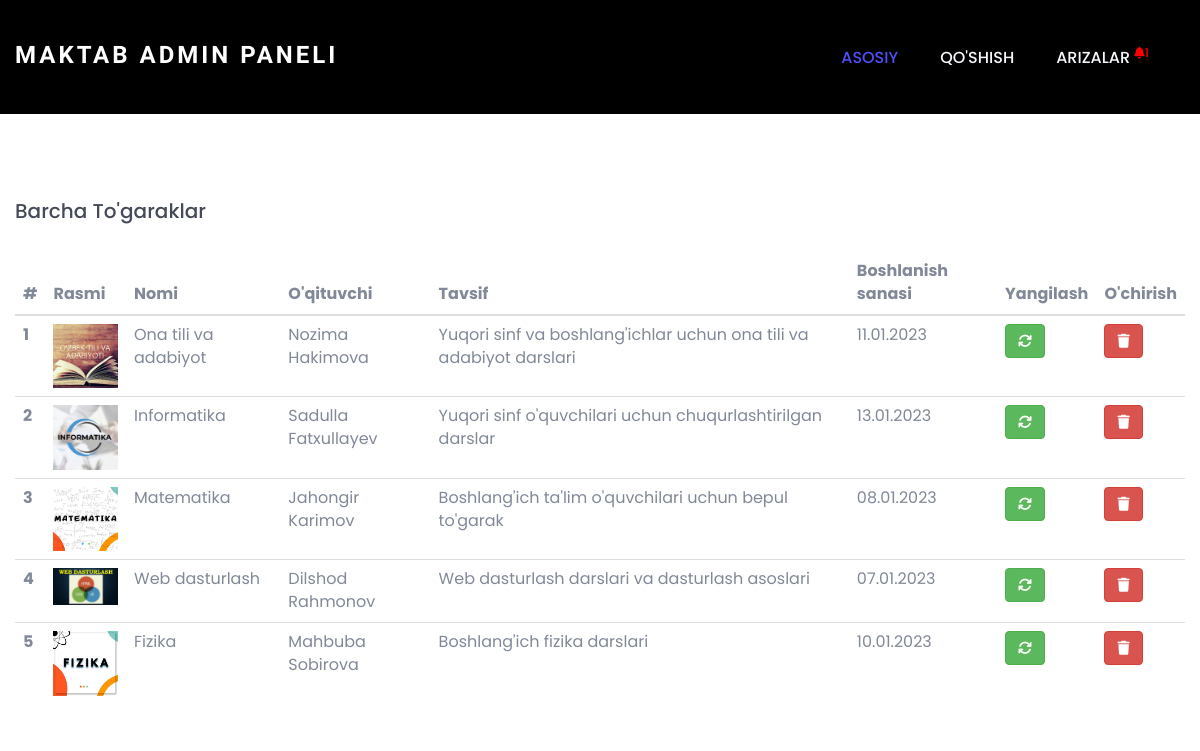
The app's page /panel/index.php (signed in) with its own data.
### tables this page shows
CREATE TABLE `courses` (
  `id` int NOT NULL,
  `name` varchar(150) NOT NULL,
  `teacher` varchar(150) NOT NULL,
  `pic` varchar(150) NOT NULL,
  `description` varchar(150) NOT NULL,
  `start` varchar(50) NOT NULL
);

### panel/index.php (the view, shortened to what this page needs)
<?php include 'inc/header.php'; ?>
<div class="container" style="margin-top: 200px;">
    <div class="row">
        <h5 style="margin-bottom: 30px;">Barcha to'garaklar</h5>
        <table class="table" style="overflow: scroll;">
            <thead>
                <tr>
                    <th scope="col">#</th>
                    <th scope="col">Rasmi</th>
                    <th scope="col">Nomi</th>
                    <th scope="col">O'qituvchi</th>
                    <th scope="col">Tavsif</th>
                    <th scope="col">Boshlanish sanasi</th>
                    <th scope="col">Yangilash</th>
                    <th scope="col">O'chirish</th>
                </tr>
            </thead>
            <tbody>
                <?php
                include './inc/db.php';
                $stmt = $conn->prepare("SELECT * from courses ORDER BY id DESC");
                $stmt->execute();
                $products = $stmt->fetchAll();
                if (count($products) == 0) {
                    $msg = "To'garaklar hali mavjud emas";
                } else {
                    $i = 0;
                    foreach ($products as $row) {
                        $i = $i + 1;
                ?>
                        <tr>
                            <th scope="row"><?= $i; ?></th>
                            <td><img src="./courses/<?= $row['pic']; ?>" alt="productimg" width="70px" height="70px"></td>
                            <td><?= $row['name']; ?></td>
                            <td><?= $row['teacher']; ?></td>
                            <td><?= $row['description']; ?></td>
                            <td><?= $row['start']; ?></td>
                            <td>
                                <form action="update.php" method="GET">
                                    <button class="btn btn-success" title="Buyurtmani yangilash" name="update"><i class="fa-solid fa-arrows-rotate"></i></button>
                                </form>
                            </td>
                            <td>
                                <form action="" method="POST">
                                    <button class="btn btn-danger" title="Buyurtmani o'chirish" name="delete"><i class="fa-solid fa-trash"></i></button>
                                </form>
                            </td>
                        </tr>
                <?php }
                } ?>
            </tbody>
        </table>
    </div>
</div>

### panel/assets/css/bootsnav.css (style rules this page uses)
body { -webkit-transition: all 0.3s ease-in-out; -moz-transition: all 0.3s ease-in-out; -o-transition: all 0.3s ease-in-out; -ms-transition: all 0.3s ease-in-out; transition: all 0.3s ease-in-out; }

### panel/assets/css/style.css (style rules this page uses)
* { padding: 0; margin: 0; }
* { -webkit-box-sizing:border-box; -moz-box-sizing:border-box; -o-box-sizing:border-box; -ms-box-sizing:border-box; box-sizing:border-box; }
body { font-family: 'Poppins', sans-serif; font-size:16px; color:#818998; text-transform:initial; max-width:1920px; margin:0 auto; overflow-x:hidden; }
h1,h2,h3,h4,h5,h6 { margin: 0; color:#444a57; font-size: 20px; font-weight: 500; text-transform: capitalize; }
img { border:none;max-width:100%; height:auto; }
select,input,textarea,button,.form-control { box-shadow:none;outline:0!important; }
button { background: transparent;border: 0;font-size: 16px;text-transform: capitalize; }
html,body { height: 100%; }

### records on screen
courses: pic (picture), name "Ona tili va adabiyot", teacher "Nozima Hakimova", description "Yuqori sinf va boshlang'ichlar uchun ona tili va adabiyot darslari", start "11.01.2023"
courses: pic (picture), name "Informatika", teacher "Sadulla Fatxullayev", description "Yuqori sinf o'quvchilari uchun chuqurlashtirilgan darslar", start "13.01.2023"
courses: pic (picture), name "Matematika", teacher "Jahongir Karimov", description "Boshlang'ich ta'lim o'quvchilari uchun bepul to'garak", start "08.01.2023"
courses: pic (picture), name "Web dasturlash", teacher "Dilshod Rahmonov", description "Web dasturlash darslari va dasturlash asoslari", start "07.01.2023"
courses: pic (picture), name "Fizika", teacher "Mahbuba Sobirova", description "Boshlang'ich fizika darslari", start "10.01.2023"

### other values on screen
$count "1"
